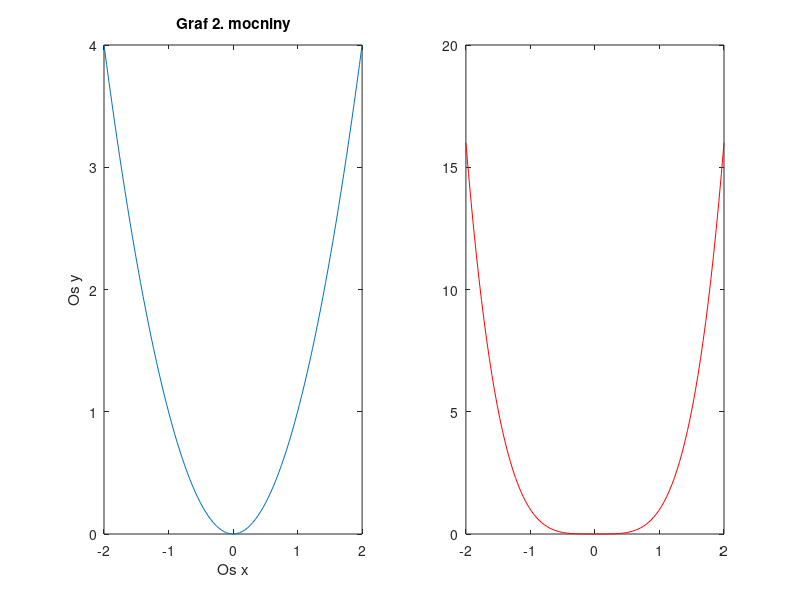

Reproduce this figure in MATLAB.
% 9. Kapitola "Práca s grafikou"

% Nakreslete graf funkce f1(x) = x2 pro x ∈[−2,2]. Graf řádně otitulkujte.
% Červeně přikreslete graf funkce f2(x) = x4.
% Do nového grafického okna nakreslete tyto grafy vedle sebe.

x = linspace(-2, 2);

subplot(1, 2, 1)
plot(x, x.^2)
title('Graf 2. mocniny')
xlabel('Os x')
ylabel('Os y')

y = x.^4;
subplot(1, 2, 2)
plot(x, y, "r");
